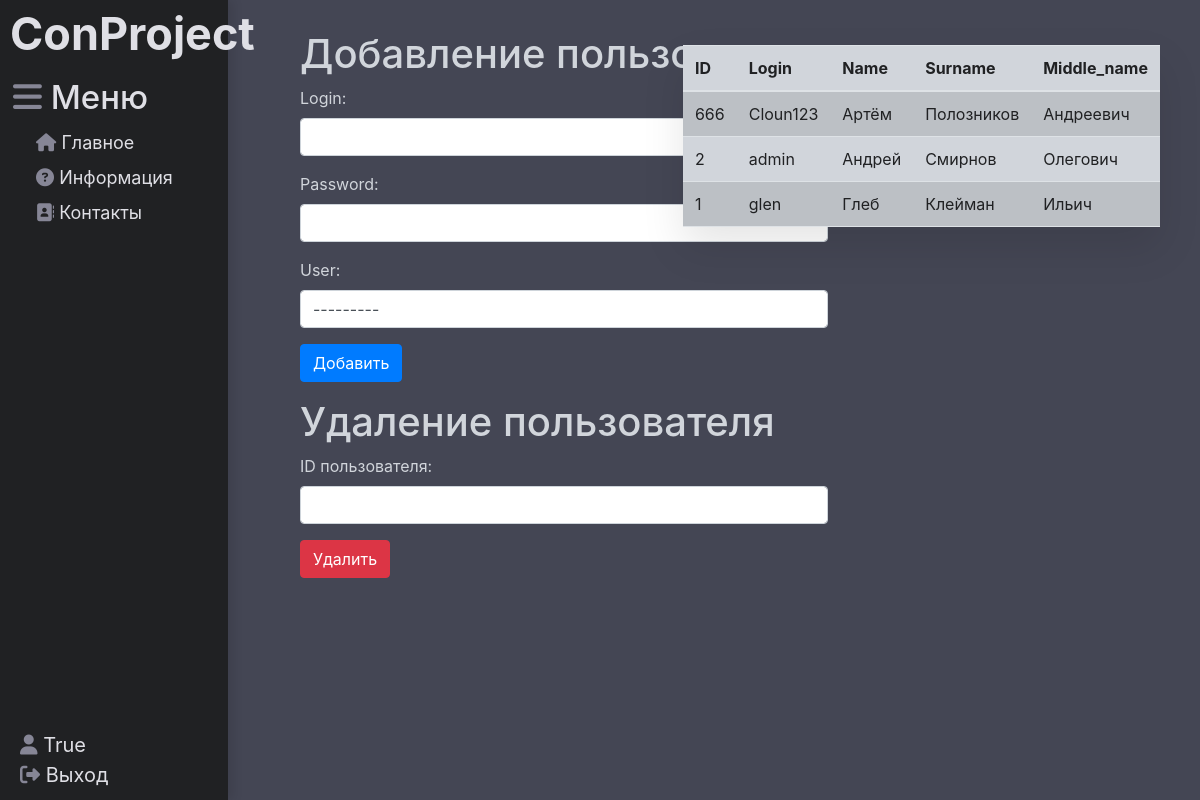
The app's page /adduser/ (signed in) with its own data.
### user_face/models.py (models this page shows, shortened)
class User(models.Model):
    login = models.CharField(max_length=100)
    password = models.CharField(max_length=100)
    user = models.ForeignKey(Person, on_delete=models.CASCADE)
    class Meta:
        db_table = 'register_user'

class Person(models.Model):
    Name = models.CharField(max_length=100)
    Surname = models.CharField(max_length=100)
    Middle_name = models.CharField(max_length=100)
    id_person = models.CharField(primary_key=True, max_length=6)
    class Meta:
        db_table = 'Person'

### user_face/views.py (the view)
# urls.py: path('adduser/', views.add_user, name='add_user'),
def add_user(request):
    form1 = UserForm()
    form2 = UserDeleteForm()
    if request.method == 'POST':
        if 'form1_submit' in request.POST:
            form1 = UserForm(request.POST)
            if form1.is_valid():
                login = form1.cleaned_data.get('login')
                try:
                    User.objects.get(login=login)
                    form1.add_error('login', 'Пользователь с таким логином уже существует')
                except User.DoesNotExist:
                    form1.save()
                    return redirect(request.path)
        if 'form2_submit' in request.POST:
            form2 = UserDeleteForm(request.POST)
            if form2.is_valid():
                id_user_id = form2.cleaned_data['id_user_id']
                try:
                    user = User.objects.get(user=id_user_id)
                    user.delete()
                    return redirect(request.path)
                except User.DoesNotExist:
                    form2.add_error('id_user_id', 'Пользователь с указанным ID не найден')
    else:
        form1 = UserForm()
        form2 = UserDeleteForm()
    existing_users = User.objects.all()  # Получение списка уже существующих пользователей
    return render(request, 'user_face/add_user.html',
                  {'form1': form1, 'form2': form2, 'existing_users': existing_users, 'persons': Person.objects.all()})

### user_face/forms.py
class UserForm(forms.ModelForm):
    user = forms.ModelChoiceField(queryset=Person.objects.all(),
                                  widget=forms.Select(attrs={'class': 'form-control'}))
    class Meta:  # НИЖЕ МАГИЯ
        model = User
        fields = ['login', 'password', 'user']
        widgets = {
            'login': forms.TextInput(attrs={'class': 'form-control'}),
            'password': forms.PasswordInput(attrs={'class': 'form-control'}),
        }
    def __init__(self, *args, **kwargs):
        super().__init__(*args, **kwargs)
        self.fields['user'].label_from_instance = lambda obj: f'{obj.Name} {obj.Surname} {obj.Middle_name}'

class UserDeleteForm(forms.Form):
    id_user_id = forms.IntegerField(label='ID пользователя',
                                    widget=forms.NumberInput(attrs={'class': 'form-control'}))

### user_face/templates/user_face/add_user.html (shortened to what this page needs)
{% extends 'register/main.html' %}
{% block add_user %}
    <body3>
    <h1>Добавление пользователя</h1>
    <form method="POST" action="">
        {{ form1.as_p }}
        <button type="submit" name="form1_submit"  class="btn btn-primary"> Добавить</button>
    </form>
        <h1>Удаление пользователя</h1>
        <form method="POST" action="">
        {{ form2.as_p }}
  <button type="submit" name="form2_submit" class="btn btn-danger">Удалить</button>
</form>
    </body3>
<body4>
    <table class="table table-striped">
        <thead>
        <tr>
            <th class="custom-text-color">ID</th>
            <th class="custom-text-color">Login</th>
            <th class="custom-text-color">Name</th>
            <th class="custom-text-color">Surname</th>
            <th class="custom-text-color">Middle_name</th>
        </tr>
    </thead>
    <tbody>
        {% for user in existing_users %}
        <tr>
            <td class="custom-text-color">{{ user.user.id_person }}</td>
            <td class="custom-text-color">{{ user.login }}</td>
            <td class="custom-text-color">{{ user.user.Name }}</td>
            <td class="custom-text-color">{{ user.user.Surname }}</td>
            <td class="custom-text-color">{{ user.user.Middle_name }}</td>
        </tr>
        {% endfor %}
    </tbody>
    </table>
</body4>
{% endblock %}

### register/static/register/css/reg.css (style rules this page uses)
body { background: #444654; }

### user_face/templates/user_face/add_user.html (style rules this page uses)
.table { #border-radius: 10px !important; background-color: #D1D5DB; position: absolute; top: 45px; right: 40px; height: auto; width: 400px; box-shadow: 0 20px 40px rgba(0, 0, 0, 0.1); }
.custom-text-color { color: #202123 !important; }
body3 { color: #D1D5DB; position: fixed; top: 30px; left: 300px; }

### records on screen
User: user.id_person "666", login "Cloun123", user.Name "Артём", user.Surname "Полозников", user.Middle_name "Андреевич"
User: user.id_person "2", login "admin", user.Name "Андрей", user.Surname "Смирнов", user.Middle_name "Олегович"
User: user.id_person "1", login "glen", user.Name "Глеб", user.Surname "Клейман", user.Middle_name "Ильич"

### other values on screen
{{ request.session.username }} "True"
